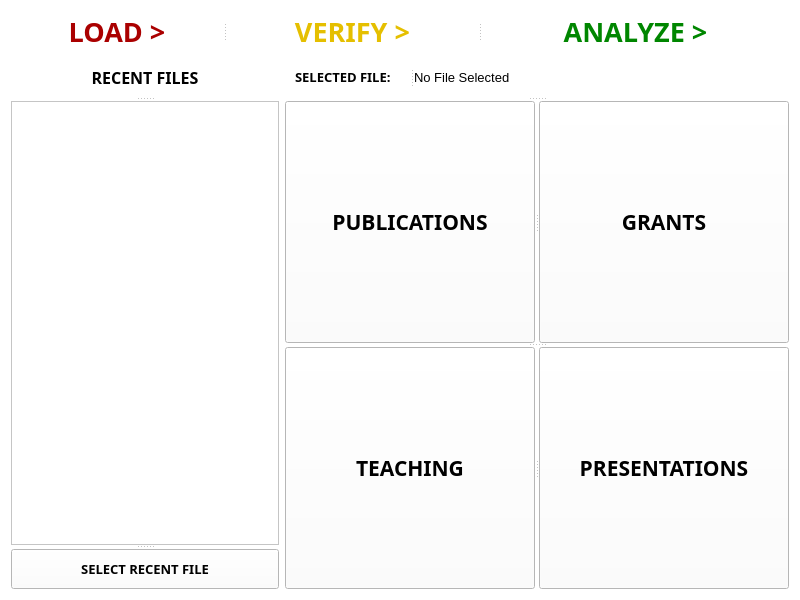
<?xml version="1.0" encoding="UTF-8"?>
<ui version="4.0">
 <class>LoadWindow</class>
 <widget class="QWidget" name="LoadWindow">
  <property name="geometry">
   <rect>
    <x>0</x>
    <y>0</y>
    <width>800</width>
    <height>600</height>
   </rect>
  </property>
  <property name="minimumSize">
   <size>
    <width>800</width>
    <height>600</height>
   </size>
  </property>
  <property name="palette">
   <palette>
    <active>
     <colorrole role="Button">
      <brush brushstyle="SolidPattern">
       <color alpha="255">
        <red>255</red>
        <green>255</green>
        <blue>255</blue>
       </color>
      </brush>
     </colorrole>
     <colorrole role="Base">
      <brush brushstyle="SolidPattern">
       <color alpha="255">
        <red>255</red>
        <green>255</green>
        <blue>255</blue>
       </color>
      </brush>
     </colorrole>
     <colorrole role="Window">
      <brush brushstyle="SolidPattern">
       <color alpha="255">
        <red>255</red>
        <green>255</green>
        <blue>255</blue>
       </color>
      </brush>
     </colorrole>
    </active>
    <inactive>
     <colorrole role="Button">
      <brush brushstyle="SolidPattern">
       <color alpha="255">
        <red>255</red>
        <green>255</green>
        <blue>255</blue>
       </color>
      </brush>
     </colorrole>
     <colorrole role="Base">
      <brush brushstyle="SolidPattern">
       <color alpha="255">
        <red>255</red>
        <green>255</green>
        <blue>255</blue>
       </color>
      </brush>
     </colorrole>
     <colorrole role="Window">
      <brush brushstyle="SolidPattern">
       <color alpha="255">
        <red>255</red>
        <green>255</green>
        <blue>255</blue>
       </color>
      </brush>
     </colorrole>
    </inactive>
    <disabled>
     <colorrole role="Button">
      <brush brushstyle="SolidPattern">
       <color alpha="255">
        <red>255</red>
        <green>255</green>
        <blue>255</blue>
       </color>
      </brush>
     </colorrole>
     <colorrole role="Base">
      <brush brushstyle="SolidPattern">
       <color alpha="255">
        <red>255</red>
        <green>255</green>
        <blue>255</blue>
       </color>
      </brush>
     </colorrole>
     <colorrole role="Window">
      <brush brushstyle="SolidPattern">
       <color alpha="255">
        <red>255</red>
        <green>255</green>
        <blue>255</blue>
       </color>
      </brush>
     </colorrole>
    </disabled>
   </palette>
  </property>
  <property name="font">
   <font>
    <family>Arial Black</family>
    <pointsize>10</pointsize>
    <weight>75</weight>
    <bold>true</bold>
   </font>
  </property>
  <property name="windowTitle">
   <string>Form</string>
  </property>
  <layout class="QGridLayout" name="gridLayout">
   <item row="0" column="0" colspan="2">
    <widget class="QSplitter" name="navigation_area">
     <property name="font">
      <font>
       <family>Arial Black</family>
       <pointsize>20</pointsize>
       <weight>75</weight>
       <bold>true</bold>
      </font>
     </property>
     <property name="orientation">
      <enum>Qt::Horizontal</enum>
     </property>
     <widget class="QPushButton" name="load_btn">
      <property name="minimumSize">
       <size>
        <width>0</width>
        <height>40</height>
       </size>
      </property>
      <property name="maximumSize">
       <size>
        <width>16777215</width>
        <height>40</height>
       </size>
      </property>
      <property name="palette">
       <palette>
        <active>
         <colorrole role="ButtonText">
          <brush brushstyle="SolidPattern">
           <color alpha="255">
            <red>170</red>
            <green>0</green>
            <blue>0</blue>
           </color>
          </brush>
         </colorrole>
        </active>
        <inactive>
         <colorrole role="ButtonText">
          <brush brushstyle="SolidPattern">
           <color alpha="255">
            <red>170</red>
            <green>0</green>
            <blue>0</blue>
           </color>
          </brush>
         </colorrole>
        </inactive>
        <disabled>
         <colorrole role="ButtonText">
          <brush brushstyle="SolidPattern">
           <color alpha="255">
            <red>120</red>
            <green>120</green>
            <blue>120</blue>
           </color>
          </brush>
         </colorrole>
        </disabled>
       </palette>
      </property>
      <property name="text">
       <string>LOAD &gt;</string>
      </property>
      <property name="flat">
       <bool>true</bool>
      </property>
     </widget>
     <widget class="QPushButton" name="verify_btn">
      <property name="minimumSize">
       <size>
        <width>0</width>
        <height>40</height>
       </size>
      </property>
      <property name="maximumSize">
       <size>
        <width>16777215</width>
        <height>40</height>
       </size>
      </property>
      <property name="palette">
       <palette>
        <active>
         <colorrole role="ButtonText">
          <brush brushstyle="SolidPattern">
           <color alpha="255">
            <red>229</red>
            <green>191</green>
            <blue>0</blue>
           </color>
          </brush>
         </colorrole>
        </active>
        <inactive>
         <colorrole role="ButtonText">
          <brush brushstyle="SolidPattern">
           <color alpha="255">
            <red>229</red>
            <green>191</green>
            <blue>0</blue>
           </color>
          </brush>
         </colorrole>
        </inactive>
        <disabled>
         <colorrole role="ButtonText">
          <brush brushstyle="SolidPattern">
           <color alpha="255">
            <red>120</red>
            <green>120</green>
            <blue>120</blue>
           </color>
          </brush>
         </colorrole>
        </disabled>
       </palette>
      </property>
      <property name="text">
       <string>VERIFY &gt;</string>
      </property>
      <property name="flat">
       <bool>true</bool>
      </property>
     </widget>
     <widget class="QPushButton" name="analyze_btn">
      <property name="minimumSize">
       <size>
        <width>0</width>
        <height>40</height>
       </size>
      </property>
      <property name="maximumSize">
       <size>
        <width>16777215</width>
        <height>40</height>
       </size>
      </property>
      <property name="palette">
       <palette>
        <active>
         <colorrole role="ButtonText">
          <brush brushstyle="SolidPattern">
           <color alpha="255">
            <red>0</red>
            <green>134</green>
            <blue>0</blue>
           </color>
          </brush>
         </colorrole>
        </active>
        <inactive>
         <colorrole role="ButtonText">
          <brush brushstyle="SolidPattern">
           <color alpha="255">
            <red>0</red>
            <green>134</green>
            <blue>0</blue>
           </color>
          </brush>
         </colorrole>
        </inactive>
        <disabled>
         <colorrole role="ButtonText">
          <brush brushstyle="SolidPattern">
           <color alpha="255">
            <red>120</red>
            <green>120</green>
            <blue>120</blue>
           </color>
          </brush>
         </colorrole>
        </disabled>
       </palette>
      </property>
      <property name="text">
       <string>ANALYZE &gt;</string>
      </property>
      <property name="flat">
       <bool>true</bool>
      </property>
     </widget>
    </widget>
   </item>
   <item row="1" column="1">
    <widget class="QSplitter" name="splitter_6">
     <property name="orientation">
      <enum>Qt::Vertical</enum>
     </property>
     <widget class="QSplitter" name="splitter_5">
      <property name="orientation">
       <enum>Qt::Horizontal</enum>
      </property>
      <widget class="QLabel" name="file_lbl">
       <property name="minimumSize">
        <size>
         <width>125</width>
         <height>40</height>
        </size>
       </property>
       <property name="maximumSize">
        <size>
         <width>125</width>
         <height>40</height>
        </size>
       </property>
       <property name="text">
        <string>SELECTED FILE:</string>
       </property>
       <property name="indent">
        <number>10</number>
       </property>
      </widget>
      <widget class="QLabel" name="selected_file_lbl">
       <property name="minimumSize">
        <size>
         <width>0</width>
         <height>40</height>
        </size>
       </property>
       <property name="maximumSize">
        <size>
         <width>16777215</width>
         <height>40</height>
        </size>
       </property>
       <property name="font">
        <font>
         <family>Arial</family>
         <weight>50</weight>
         <bold>false</bold>
        </font>
       </property>
       <property name="text">
        <string>No File Selected</string>
       </property>
      </widget>
     </widget>
     <widget class="QSplitter" name="splitter_3">
      <property name="font">
       <font>
        <pointsize>16</pointsize>
       </font>
      </property>
      <property name="orientation">
       <enum>Qt::Horizontal</enum>
      </property>
      <widget class="QPushButton" name="load_pub_btn">
       <property name="minimumSize">
        <size>
         <width>250</width>
         <height>200</height>
        </size>
       </property>
       <property name="text">
        <string>PUBLICATIONS</string>
       </property>
      </widget>
      <widget class="QPushButton" name="load_grnt_btn">
       <property name="minimumSize">
        <size>
         <width>250</width>
         <height>200</height>
        </size>
       </property>
       <property name="text">
        <string>GRANTS</string>
       </property>
      </widget>
     </widget>
     <widget class="QSplitter" name="splitter_4">
      <property name="font">
       <font>
        <pointsize>16</pointsize>
       </font>
      </property>
      <property name="orientation">
       <enum>Qt::Horizontal</enum>
      </property>
      <widget class="QPushButton" name="load_teach_btn">
       <property name="minimumSize">
        <size>
         <width>250</width>
         <height>200</height>
        </size>
       </property>
       <property name="text">
        <string>TEACHING</string>
       </property>
      </widget>
      <widget class="QPushButton" name="load_pres_btn">
       <property name="minimumSize">
        <size>
         <width>250</width>
         <height>200</height>
        </size>
       </property>
       <property name="text">
        <string>PRESENTATIONS</string>
       </property>
      </widget>
     </widget>
    </widget>
   </item>
   <item row="1" column="0">
    <widget class="QSplitter" name="recent_files_area">
     <property name="orientation">
      <enum>Qt::Vertical</enum>
     </property>
     <widget class="QLabel" name="recent_files_lbl">
      <property name="minimumSize">
       <size>
        <width>0</width>
        <height>40</height>
       </size>
      </property>
      <property name="maximumSize">
       <size>
        <width>16777215</width>
        <height>40</height>
       </size>
      </property>
      <property name="font">
       <font>
        <pointsize>12</pointsize>
       </font>
      </property>
      <property name="text">
       <string>RECENT FILES</string>
      </property>
      <property name="alignment">
       <set>Qt::AlignCenter</set>
      </property>
     </widget>
     <widget class="QListView" name="recent_files_list"/>
     <widget class="QPushButton" name="recent_files_btn">
      <property name="minimumSize">
       <size>
        <width>0</width>
        <height>40</height>
       </size>
      </property>
      <property name="maximumSize">
       <size>
        <width>16777215</width>
        <height>40</height>
       </size>
      </property>
      <property name="text">
       <string>SELECT RECENT FILE</string>
      </property>
     </widget>
    </widget>
   </item>
  </layout>
 </widget>
 <resources/>
 <connections/>
</ui>
